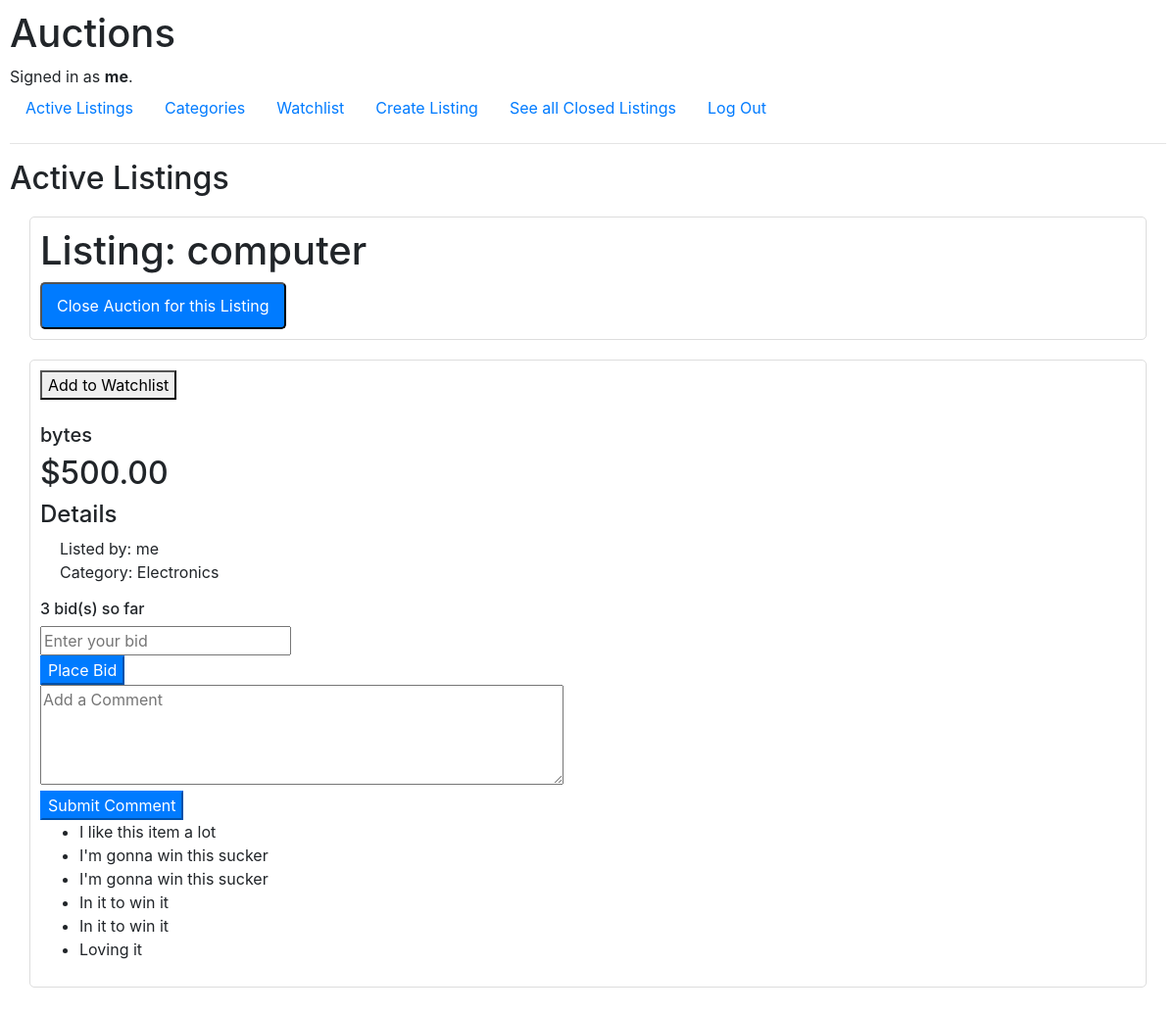
The page /listing/33/ (signed in) on the database its author committed.
### auctions/models.py (models this page shows, shortened)
class User(AbstractUser):
    watchlist = models.ManyToManyField(Listings, related_name = "watchlist", blank=True)
    @property
    def watchlist_item_count(self):
        return self.watchlist.count()

class Listings(models.Model):
    title = models.CharField(max_length= 128)
    category = models.ForeignKey("Category", on_delete=models.CASCADE, related_name="listings")
    item_detail = models.CharField(max_length=512)
    starting_bid = models.DecimalField(max_digits=10, decimal_places=2)
    photo_url = models.URLField(max_length=200, default="")
    listed_by = models.ForeignKey(settings.AUTH_USER_MODEL, on_delete=models.CASCADE, related_name="listings")
    creation_time = models.DateTimeField(auto_now_add=True)
    active_status = models.BooleanField(default=True)
    watchlist_status = models.BooleanField(default=False)
    winner = models.ForeignKey(settings.AUTH_USER_MODEL, null=True, blank=True, on_delete=models.SET_NULL, related_name="won_listings")

class Bids(models.Model):
    listing = models.ForeignKey("Listings", on_delete=models.CASCADE, related_name="bids")
    bid_amount = models.DecimalField(max_digits=10, decimal_places=2)
    timestamp = models.DateTimeField(auto_now_add=True)
    bidder = models.ForeignKey(settings.AUTH_USER_MODEL, on_delete=models.CASCADE, related_name="bids")

class Category(models.Model):
    name = models.CharField(max_length=128)
    def __str__(self):
        return self.name

class Comment(models.Model):
    listing = models.ForeignKey("Listings", related_name="comments", on_delete=models.CASCADE)
    user = models.ForeignKey(settings.AUTH_USER_MODEL, on_delete=models.CASCADE)  # Correct reference to custom user model
    text = models.TextField()
    created_at = models.DateTimeField(auto_now_add=True)

### auctions/views.py (the view)
# urls.py: path("listing/<int:listing_id>/", views.individual_listing, name = "individual_listing"),
def individual_listing(request, listing_id): #to show an individual listing from index.html hyperlink
    listing = Listings.objects.get(pk=listing_id)
    current_bid = get_current_bid(listing)
    if current_bid:
        current_bidder = Bids.objects.get(listing=listing, bid_amount=current_bid).bidder
    else:
        current_bidder = None
    context = get_listing_context(listing_id)
    context['current_bid'] = current_bid
    context['current_bidder'] = current_bidder
    context['watchlist_item_count'] = request.user.watchlist_item_count
    context['watchlist_status'] = listing in request.user.watchlist.filter(active_status=True)
    context['comments'] = listing.comments.all()
    return render(request, "auctions/listing.html", context)

### auctions/context_processors.py (called while the page is built)
def watchlist_item_count(request):
    if request.user.is_authenticated:
        count = Listings.objects.filter(watchlist_status=True).count()
    else:
        count = 0
    return {
        'watchlist_item_count': count
    }

### auctions/helpers.py (called while the page is built)
def get_current_bid(listing):
    current_bid = listing.bids.order_by('-timestamp').first()
    return current_bid.bid_amount if current_bid else listing.starting_bid

def get_listing_context(listing_id):
    listing = Listings.objects.get(id=listing_id)
    return {
        "listing": listing,
        "title": listing.title,
        "photo_url": listing.photo_url,
        "item_detail": listing.item_detail,
        "current_bid": listing.bids.order_by('-timestamp').first().bid_amount if listing.bids.exists() else None,
        "listed_by": listing.listed_by,
        "category": listing.category,
        "bid_count": listing.bids.count(),
        "active_status": listing.active_status,
        "watchlist_status": listing.watchlist_status,
        "starting_bid": listing.starting_bid,
        "winner": listing.winner,
    }

### auctions/templates/auctions/listing.html (shortened to what this page needs)
{% extends "auctions/layout.html" %}
{% block body %}
    <h2>Active Listings</h2>
    <div class="listing">
        <h1>Listing: {{ title }}</h1>
        {% if user.username == listed_by.username %}
            <form method="POST" action="{% url 'close_auction' listing.id %}">
                <button type="submit"style="padding: 10px 15px; background-color: #007BFF; color: white; text-decoration: none; border-radius: 5px; margin-left: auto;">Close Auction for this Listing</button>
            </form>
        {% endif %}
    </div>
    <div class="listing">
        {% if not watchlist_status %}
            <form method="POST" action="{% url 'add_to_watchlist' listing.id %}">
                <button type="submit">Add to Watchlist</button>
            </form>
        {% else %}
            <form method="POST" action="{% url 'remove_from_watchlist' listing.id %}">
                {% csrf_token %}
                <button type="submit">Remove from Watchlist</button>
            </form>
        {% endif %}
        <div class="listing-image">
        </div>
        <h5>{{ item_detail }}</h5>
        <h2>${{ current_bid }}</h2>
        <h4>Details</h4>
        <ul style="list-style-type: none; padding-left: 20px;">
            <li>Listed by: {{ listed_by.username }} </li>
            <li>Category: {{ category }} </li>
        </ul>
        <h6> {{ bid_count }} bid(s) so far
        </h6>
        <form method="POST" action="{% url 'add_bid' listing.id %}">
            <div>
                <input type="number" name="bid_amount" step="0.01" min="0" placeholder="Enter your bid" required>
            </div>
            <div>
                <button type="submit" class="btn-primary">Place Bid</button>
            </div>
        </form>
        <form method="POST" action="{% url 'add_comment' listing.id %}">
            <div>
                <textarea name="comment" placeholder="Add a Comment" rows="4" cols="50"></textarea>
            </div>
            <div>
                <button type="submit" class="btn-primary">Submit Comment</button>
            </div>
        </form>
        {% if comments %}
            <ul>
                {% for comment in comments %}
                    {% if comment.text %}
                        <li>{{ comment.text }}</li>
                    {% endif %}
                {% endfor %}
            </ul>
        {% endif %}
    </div>
{% endblock %}

### auctions/templates/auctions/layout.html (shortened to what this page needs)
{% load static %}
<!DOCTYPE html>
<html lang="en">
    <head>
        <link rel="stylesheet" href="https://stackpath.bootstrapcdn.com/bootstrap/4.4.1/css/bootstrap.min.css">
        <link href="{% static 'auctions/styles.css' %}" rel="stylesheet">
    </head>
    <body>
        <h1>Auctions</h1>
        <div>
            {% if user.is_authenticated %}
                Signed in as <strong>{{ user.username }}</strong>.
            {% else %}
                Not signed in.
            {% endif %}
        </div>
        <ul class="nav">
            <li class="nav-item">
                <a class="nav-link" href="{% url 'index' %}">Active Listings</a>
            </li>
            {% if user.is_authenticated %}
                <li class="nav-item">
                    <a class="nav-link" href="{% url 'categories' %}">Categories</a>
                </li>
                <li class="nav-item">
                    <a class="nav-link" href="{% url 'watchlist' %}">Watchlist
                    </a>
                </li>
                <li class="nav-item">
                    <a class="nav-link" href="{% url 'create_listing' %}">Create Listing</a>
                </li>
                <li class="nav-item">
                    <a class="nav-link" href="{% url 'closed_listings' %}">See all Closed Listings</a>
                </li>
                <li class="nav-item">
                    <a class="nav-link" href="{% url 'logout' %}">Log Out</a>
                </li>
            {% endif %}
        </ul>
        <hr>
        {% block body %}
        {% endblock %}
    </body>
</html>

### auctions/static/auctions/styles.css (style rules this page uses)
body { padding: 10px; }
.listing { margin: 20px; padding: 10px; border: 1px solid #ddd; border-radius: 5px; }

### rows shown on the page
User: username "me"
Listings: title "computer", item_detail "bytes"
Bids: bid_amount "500.00"
Category: name "Electronics"
Comment: text "I like this item a lot"
Comment: text "I'm gonna win this sucker"
Comment: text "I'm gonna win this sucker"
Comment: text "In it to win it"
Comment: text "In it to win it"
Comment: text "Loving it"

### other values the page prints
{{ bid_count }} "3"
